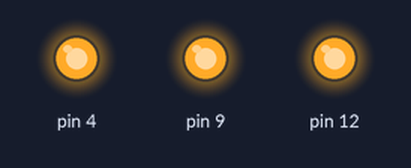
Recording of a sketch running on a simulated Arduino Uno, built with avr-gcc and run on an emulated ATmega328P. Parts: output pins drawn as LEDs (lit = HIGH).

Above: at 0.1 s.
Timing chart, 0 to 1.6 s (numbered marks = the images above):
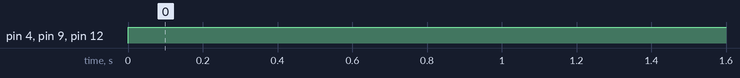

Measured:
- by itself, pin 4, pin 9, pin 12: LOW → HIGH at 0.00 s

The sketch:

sketch_jun17b.ino
```cpp
void setup() {
  // put your setup code here, to run once:
pinMode(4,OUTPUT);
pinMode(12,OUTPUT);
pinMode(9,OUTPUT);
}

void loop() {
  // put your main code here, to run repeatedly:
digitalWrite(4,HIGH);
digitalWrite(12,HIGH);
digitalWrite(9,HIGH);
}
```
